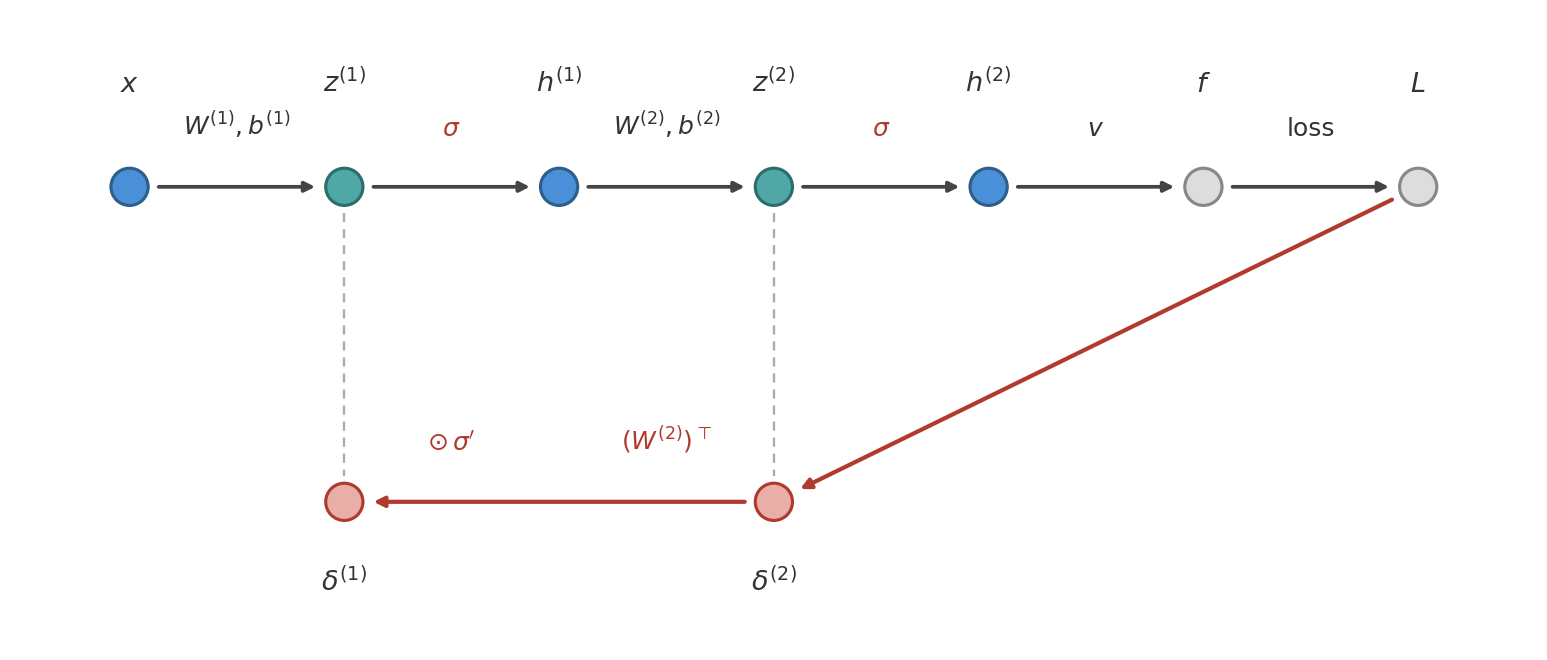

Generate this figure with Python:
import matplotlib.pyplot as plt

fig, ax = plt.subplots(figsize=(12, 4.5))

node_radius = 0.13

# --- palette --------------------------------------------------------------
ACT_FILL, ACT_RIM = '#4A90D9', '#2C5F8A'       # x, h^(1), h^(2): activation-type
PRE_FILL, PRE_RIM = '#4FA8A6', '#2D6E6C'       # z^(1), z^(2): pre-activation
NEUT_FILL, NEUT_RIM = '#DDDDDD', '#888888'     # f, L: neutral
DELTA_FILL, DELTA_RIM = '#E8AFA8', '#B03A2E'   # delta^(1), delta^(2): backward pass
FWD_COLOR = '#444444'
BWD_COLOR = '#B03A2E'
SIGMA_COLOR = '#B03A2E'
LABEL_COLOR = '#333333'
DASH_COLOR = '#AAAAAA'

OP_OFFSET = 0.32       # forward operation labels, above the top row
NODE_LABEL_OFFSET = 0.62   # node symbol labels, further above the top row
DELTA_LABEL_OFFSET = 0.45  # delta symbol labels, below the bottom row
RECURSION_OFFSET = 0.32    # recursion labels, above the bottom row

# --- top row (forward pass), y = 0 -----------------------------------------
Y_TOP = 0.0
top_order = ['x', 'z1', 'h1', 'z2', 'h2', 'f', 'L']
top_x = {'x': 0.0, 'z1': 1.5, 'h1': 3.0, 'z2': 4.5, 'h2': 6.0, 'f': 7.5, 'L': 9.0}
top_label = {
    'x': r'$x$', 'z1': r'$z^{(1)}$', 'h1': r'$h^{(1)}$', 'z2': r'$z^{(2)}$',
    'h2': r'$h^{(2)}$', 'f': r'$f$', 'L': r'$L$',
}
top_style = {
    'x': (ACT_FILL, ACT_RIM), 'z1': (PRE_FILL, PRE_RIM), 'h1': (ACT_FILL, ACT_RIM),
    'z2': (PRE_FILL, PRE_RIM), 'h2': (ACT_FILL, ACT_RIM),
    'f': (NEUT_FILL, NEUT_RIM), 'L': (NEUT_FILL, NEUT_RIM),
}

# --- bottom row (backward pass), y = Y_BOT ----------------------------------
Y_BOT = -2.2
bot_order = ['d2', 'd1']
bot_x = {'d2': top_x['z2'], 'd1': top_x['z1']}
bot_label = {'d2': r'$\delta^{(2)}$', 'd1': r'$\delta^{(1)}$'}

# --- forward edges: (source, target, label, label color) -------------------
fwd_edges = [
    ('x',  'z1', r'$W^{(1)}, b^{(1)}$', LABEL_COLOR),
    ('z1', 'h1', r'$\sigma$',           SIGMA_COLOR),
    ('h1', 'z2', r'$W^{(2)}, b^{(2)}$', LABEL_COLOR),
    ('z2', 'h2', r'$\sigma$',           SIGMA_COLOR),
    ('h2', 'f',  r'$v$',                LABEL_COLOR),
    ('f',  'L',  'loss',                LABEL_COLOR),
]

for src, dst, label, color in fwd_edges:
    x1, x2 = top_x[src], top_x[dst]
    ax.annotate('', xy=(x2, Y_TOP), xytext=(x1, Y_TOP),
                arrowprops=dict(arrowstyle='-|>', color=FWD_COLOR, lw=1.8,
                                 shrinkA=14, shrinkB=14), zorder=2)
    ax.text((x1 + x2) / 2, Y_TOP + OP_OFFSET, label, ha='center', va='bottom',
            fontsize=12, color=color)

# dashed connectors: the backward pass reuses stored forward values
for key in ['z1', 'z2']:
    x = top_x[key]
    ax.plot([x, x], [Y_TOP - node_radius - 0.05, Y_BOT + node_radius + 0.05],
            linestyle=(0, (4, 3)), color=DASH_COLOR, linewidth=1.1, zorder=1)

# backward arrow: the loss seeds the recursion, entering at delta^(2)
ax.annotate('', xy=(bot_x['d2'], Y_BOT), xytext=(top_x['L'], Y_TOP),
            arrowprops=dict(arrowstyle='-|>', color=BWD_COLOR, lw=2.0,
                             shrinkA=14, shrinkB=14), zorder=3)

# backward arrow: delta^(2) -> delta^(1), the layer-error recursion
ax.annotate('', xy=(bot_x['d1'], Y_BOT), xytext=(bot_x['d2'], Y_BOT),
            arrowprops=dict(arrowstyle='-|>', color=BWD_COLOR, lw=2.0,
                             shrinkA=14, shrinkB=14), zorder=3)

x_near_d2 = bot_x['d2'] - 0.75
x_near_d1 = bot_x['d1'] + 0.75
ax.text(x_near_d2, Y_BOT + RECURSION_OFFSET, r'$(W^{(2)})^\top$',
        ha='center', va='bottom', fontsize=12, color=BWD_COLOR)
ax.text(x_near_d1, Y_BOT + RECURSION_OFFSET, r'$\odot\,\sigma^\prime$',
        ha='center', va='bottom', fontsize=12, color=BWD_COLOR)

# --- draw nodes (top row) ---------------------------------------------------
for key in top_order:
    x = top_x[key]
    fill, rim = top_style[key]
    circle = plt.Circle((x, Y_TOP), node_radius, color=fill, ec=rim,
                         linewidth=1.5, zorder=4)
    ax.add_patch(circle)
    ax.text(x, Y_TOP + NODE_LABEL_OFFSET, top_label[key], ha='center', va='bottom',
            fontsize=13, color=LABEL_COLOR, zorder=5)

# --- draw nodes (bottom row) -------------------------------------------------
for key in bot_order:
    x = bot_x[key]
    circle = plt.Circle((x, Y_BOT), node_radius, color=DELTA_FILL, ec=DELTA_RIM,
                         linewidth=1.5, zorder=4)
    ax.add_patch(circle)
    ax.text(x, Y_BOT - DELTA_LABEL_OFFSET, bot_label[key], ha='center', va='top',
            fontsize=13, color=LABEL_COLOR, zorder=5)

ax.set_xlim(-0.8, 9.8)
ax.set_ylim(-3.2, 1.2)
ax.set_aspect('equal')
ax.axis('off')

plt.tight_layout()
plt.savefig('assets/backpropagation-chain-rule/computational-graph.png',
            dpi=150, bbox_inches='tight', facecolor='white')
